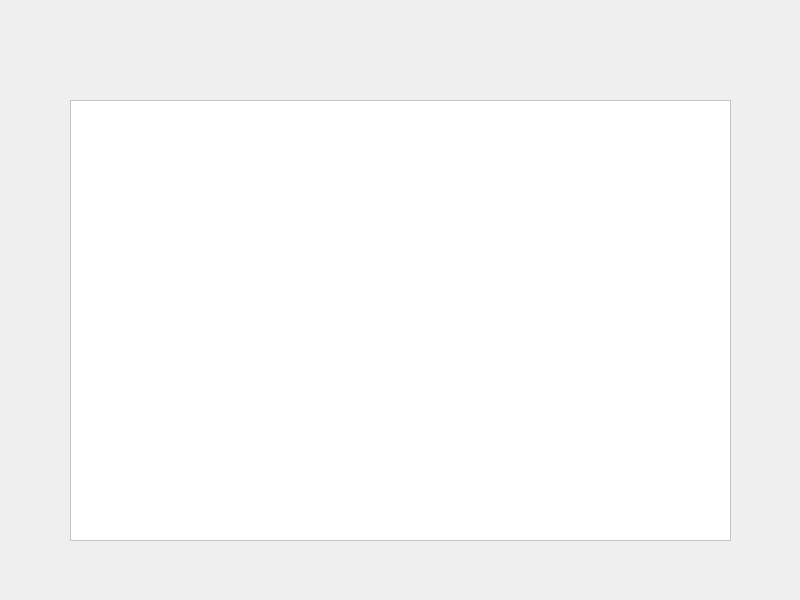
<?xml version="1.0" encoding="UTF-8"?>
<ui version="4.0">
 <class>Widget</class>
 <widget class="QWidget" name="Widget">
  <property name="geometry">
   <rect>
    <x>0</x>
    <y>0</y>
    <width>800</width>
    <height>600</height>
   </rect>
  </property>
  <property name="maximumSize">
   <size>
    <width>800</width>
    <height>600</height>
   </size>
  </property>
  <property name="windowTitle">
   <string>Widget</string>
  </property>
  <widget class="QStackedWidget" name="stackedWidget">
   <property name="geometry">
    <rect>
     <x>0</x>
     <y>0</y>
     <width>800</width>
     <height>600</height>
    </rect>
   </property>
   <property name="currentIndex">
    <number>0</number>
   </property>
   <widget class="QWidget" name="mainPage">
    <widget class="QPushButton" name="addTaskButton">
     <property name="geometry">
      <rect>
       <x>70</x>
       <y>50</y>
       <width>40</width>
       <height>40</height>
      </rect>
     </property>
     <property name="text">
      <string/>
     </property>
     <property name="icon">
      <iconset resource="qrc.qrc">
       <normaloff>:/add.png</normaloff>:/add.png</iconset>
     </property>
     <property name="iconSize">
      <size>
       <width>40</width>
       <height>40</height>
      </size>
     </property>
     <property name="flat">
      <bool>true</bool>
     </property>
    </widget>
    <widget class="QPushButton" name="deleteTaskButton">
     <property name="geometry">
      <rect>
       <x>120</x>
       <y>50</y>
       <width>40</width>
       <height>40</height>
      </rect>
     </property>
     <property name="text">
      <string/>
     </property>
     <property name="icon">
      <iconset resource="qrc.qrc">
       <normaloff>:/delete.png</normaloff>:/delete.png</iconset>
     </property>
     <property name="iconSize">
      <size>
       <width>32</width>
       <height>32</height>
      </size>
     </property>
     <property name="flat">
      <bool>true</bool>
     </property>
    </widget>
    <widget class="QPushButton" name="editTaskButton">
     <property name="geometry">
      <rect>
       <x>170</x>
       <y>50</y>
       <width>40</width>
       <height>40</height>
      </rect>
     </property>
     <property name="text">
      <string/>
     </property>
     <property name="icon">
      <iconset resource="qrc.qrc">
       <normaloff>:/edit.png</normaloff>:/edit.png</iconset>
     </property>
     <property name="iconSize">
      <size>
       <width>32</width>
       <height>32</height>
      </size>
     </property>
     <property name="flat">
      <bool>true</bool>
     </property>
    </widget>
    <widget class="QListView" name="taskListView">
     <property name="geometry">
      <rect>
       <x>70</x>
       <y>100</y>
       <width>661</width>
       <height>441</height>
      </rect>
     </property>
     <property name="styleSheet">
      <string notr="true">font: 14pt &quot;Times New Roman&quot;;
color: rgb(0, 0, 0);
background-color: rgb(255, 255, 255);</string>
     </property>
     <property name="editTriggers">
      <set>QAbstractItemView::NoEditTriggers</set>
     </property>
     <property name="selectionMode">
      <enum>QAbstractItemView::ExtendedSelection</enum>
     </property>
     <property name="flow">
      <enum>QListView::TopToBottom</enum>
     </property>
     <property name="resizeMode">
      <enum>QListView::Fixed</enum>
     </property>
     <property name="spacing">
      <number>7</number>
     </property>
    </widget>
    <widget class="QPushButton" name="isDoneButton">
     <property name="geometry">
      <rect>
       <x>690</x>
       <y>50</y>
       <width>40</width>
       <height>40</height>
      </rect>
     </property>
     <property name="text">
      <string/>
     </property>
     <property name="icon">
      <iconset resource="qrc.qrc">
       <normaloff>:/done.png</normaloff>:/done.png</iconset>
     </property>
     <property name="iconSize">
      <size>
       <width>32</width>
       <height>32</height>
      </size>
     </property>
     <property name="flat">
      <bool>true</bool>
     </property>
    </widget>
   </widget>
   <widget class="QWidget" name="addTaskPage">
    <widget class="QLabel" name="headerLabelInAddTask">
     <property name="geometry">
      <rect>
       <x>70</x>
       <y>60</y>
       <width>391</width>
       <height>41</height>
      </rect>
     </property>
     <property name="styleSheet">
      <string notr="true">font: 24pt &quot;Times New Roman&quot;;
color: rgb(0, 0, 0);</string>
     </property>
     <property name="text">
      <string>Добавить задачу:</string>
     </property>
    </widget>
    <widget class="QWidget" name="widget" native="true">
     <property name="geometry">
      <rect>
       <x>70</x>
       <y>103</y>
       <width>346</width>
       <height>1</height>
      </rect>
     </property>
     <property name="styleSheet">
      <string notr="true">background-color: rgb(0, 0, 0);</string>
     </property>
    </widget>
    <widget class="QLabel" name="label_2">
     <property name="geometry">
      <rect>
       <x>70</x>
       <y>150</y>
       <width>180</width>
       <height>20</height>
      </rect>
     </property>
     <property name="styleSheet">
      <string notr="true">font: 14pt &quot;Times New Roman&quot;;
color: rgb(0, 0, 0);</string>
     </property>
     <property name="text">
      <string>Название дисцплины:</string>
     </property>
    </widget>
    <widget class="QLineEdit" name="disciplineLineEdit">
     <property name="geometry">
      <rect>
       <x>260</x>
       <y>148</y>
       <width>481</width>
       <height>26</height>
      </rect>
     </property>
     <property name="styleSheet">
      <string notr="true">font: 14pt &quot;Times New Roman&quot;;
color: rgb(0, 0, 0);
background-color: rgb(255, 255, 255);</string>
     </property>
     <property name="clearButtonEnabled">
      <bool>true</bool>
     </property>
    </widget>
    <widget class="QLabel" name="label_3">
     <property name="geometry">
      <rect>
       <x>70</x>
       <y>210</y>
       <width>180</width>
       <height>20</height>
      </rect>
     </property>
     <property name="styleSheet">
      <string notr="true">font: 14pt &quot;Times New Roman&quot;;
color: rgb(0, 0, 0);
</string>
     </property>
     <property name="text">
      <string>Название задачи:</string>
     </property>
    </widget>
    <widget class="QLineEdit" name="taskLineEdit">
     <property name="geometry">
      <rect>
       <x>260</x>
       <y>208</y>
       <width>481</width>
       <height>26</height>
      </rect>
     </property>
     <property name="styleSheet">
      <string notr="true">font: 14pt &quot;Times New Roman&quot;;
background-color: rgb(255, 255, 255);
color: rgb(0, 0, 0);</string>
     </property>
     <property name="clearButtonEnabled">
      <bool>true</bool>
     </property>
    </widget>
    <widget class="QLabel" name="label_4">
     <property name="geometry">
      <rect>
       <x>70</x>
       <y>270</y>
       <width>180</width>
       <height>20</height>
      </rect>
     </property>
     <property name="styleSheet">
      <string notr="true">font: 14pt &quot;Times New Roman&quot;;
color: rgb(0, 0, 0);</string>
     </property>
     <property name="text">
      <string>Срок сдачи:</string>
     </property>
    </widget>
    <widget class="QCalendarWidget" name="calendarWidget">
     <property name="geometry">
      <rect>
       <x>260</x>
       <y>270</y>
       <width>280</width>
       <height>163</height>
      </rect>
     </property>
     <property name="styleSheet">
      <string notr="true"/>
     </property>
     <property name="gridVisible">
      <bool>true</bool>
     </property>
     <property name="verticalHeaderFormat">
      <enum>QCalendarWidget::NoVerticalHeader</enum>
     </property>
    </widget>
    <widget class="QWidget" name="widget_2" native="true">
     <property name="geometry">
      <rect>
       <x>70</x>
       <y>500</y>
       <width>670</width>
       <height>1</height>
      </rect>
     </property>
     <property name="styleSheet">
      <string notr="true">background-color: rgb(0, 0, 0);</string>
     </property>
    </widget>
    <widget class="QPushButton" name="confirmButton">
     <property name="geometry">
      <rect>
       <x>660</x>
       <y>520</y>
       <width>80</width>
       <height>24</height>
      </rect>
     </property>
     <property name="text">
      <string>Добавить</string>
     </property>
    </widget>
    <widget class="QCheckBox" name="isDoneBox">
     <property name="geometry">
      <rect>
       <x>70</x>
       <y>460</y>
       <width>121</width>
       <height>22</height>
      </rect>
     </property>
     <property name="styleSheet">
      <string notr="true">font: 14pt &quot;Times New Roman&quot;;
color: rgb(0, 0, 0);
</string>
     </property>
     <property name="text">
      <string>Выполнено</string>
     </property>
    </widget>
    <widget class="QPushButton" name="editButton">
     <property name="geometry">
      <rect>
       <x>660</x>
       <y>520</y>
       <width>80</width>
       <height>24</height>
      </rect>
     </property>
     <property name="text">
      <string>ОК</string>
     </property>
    </widget>
    <widget class="QPushButton" name="backButton">
     <property name="geometry">
      <rect>
       <x>20</x>
       <y>20</y>
       <width>40</width>
       <height>40</height>
      </rect>
     </property>
     <property name="text">
      <string/>
     </property>
     <property name="icon">
      <iconset resource="qrc.qrc">
       <normaloff>:/back.png</normaloff>:/back.png</iconset>
     </property>
     <property name="iconSize">
      <size>
       <width>32</width>
       <height>32</height>
      </size>
     </property>
     <property name="flat">
      <bool>true</bool>
     </property>
    </widget>
   </widget>
  </widget>
 </widget>
 <resources>
  <include location="qrc.qrc"/>
 </resources>
 <connections/>
</ui>
